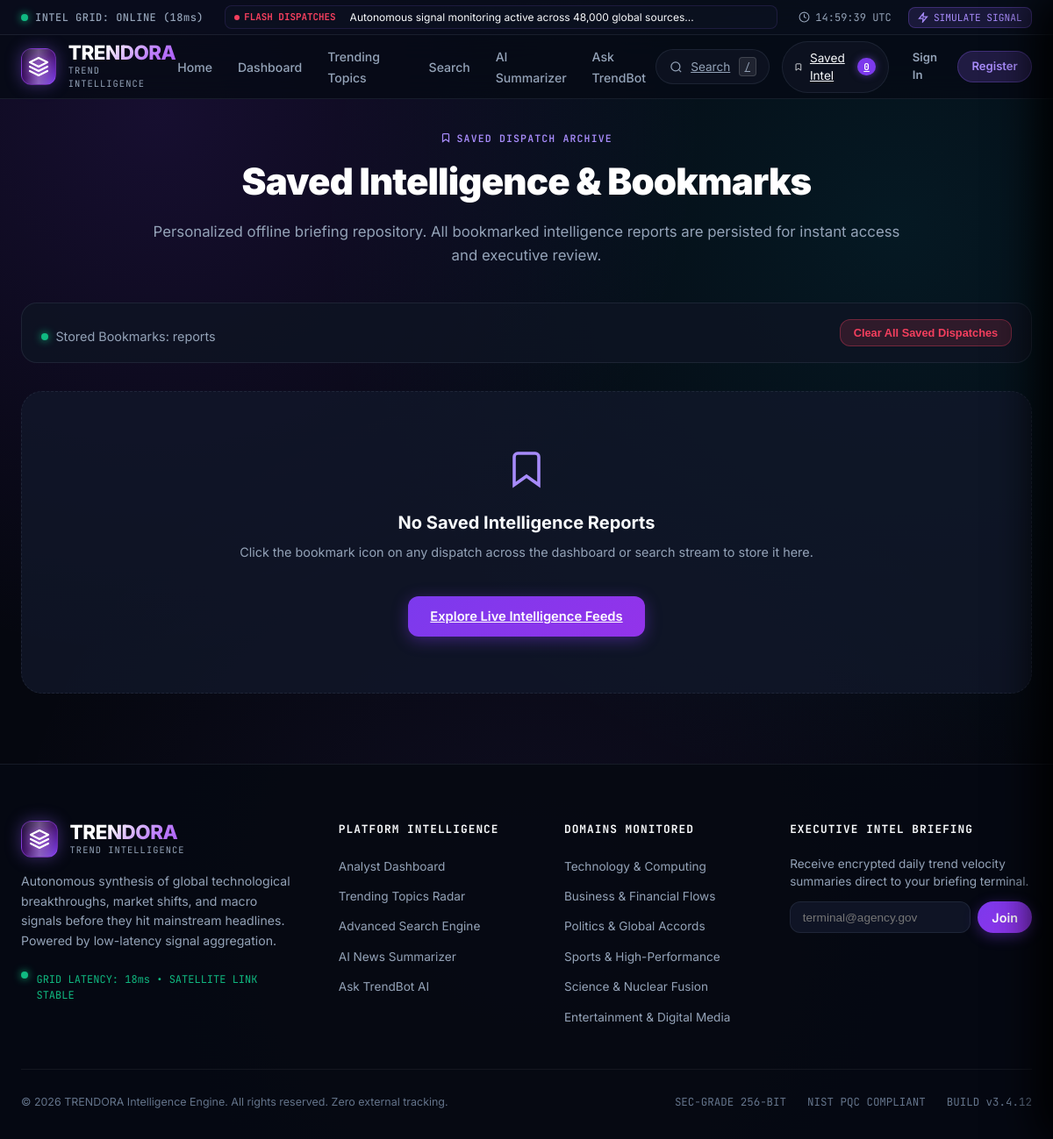
/saved/, run on an earlier commit of the app's database.
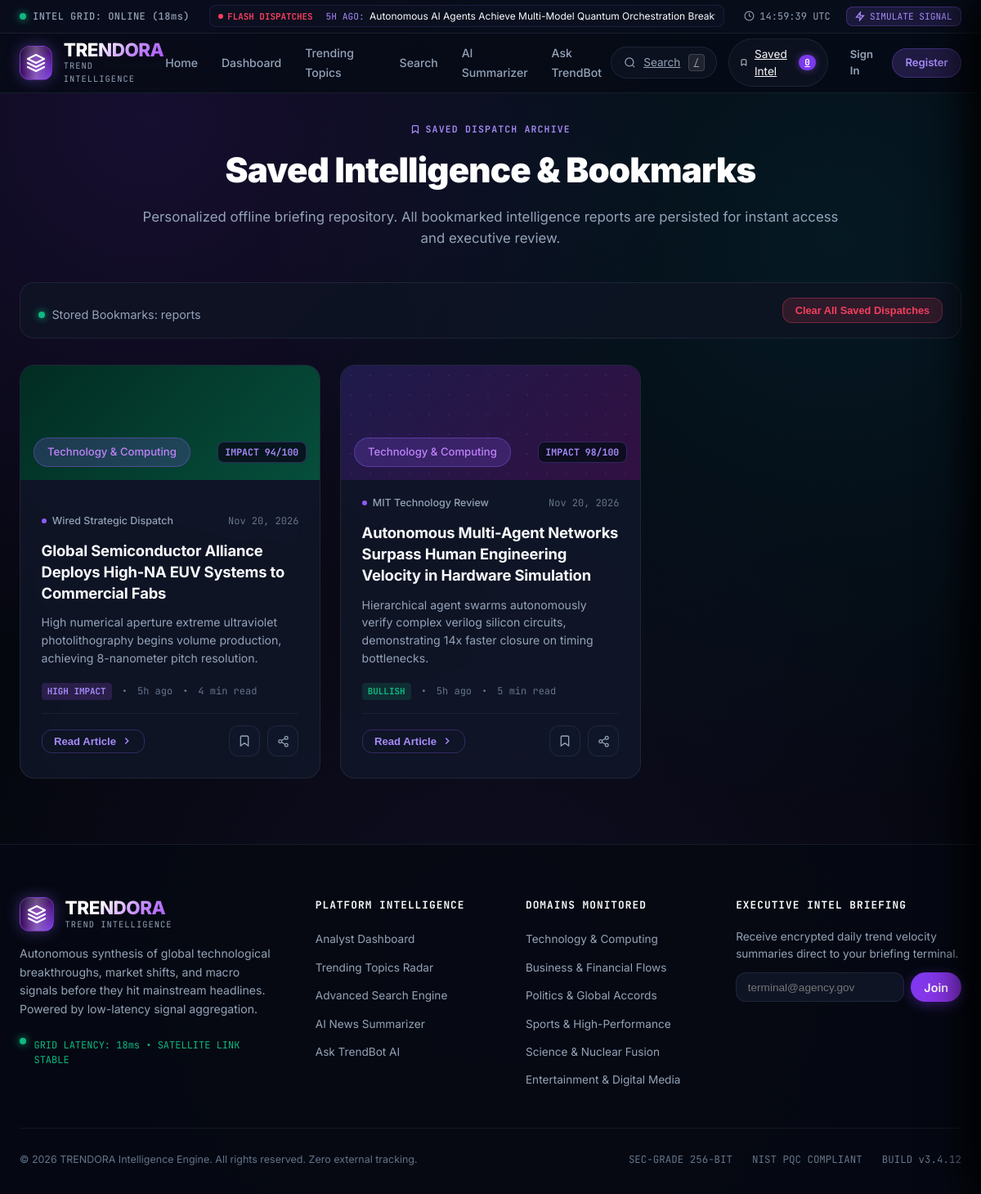
And on a later commit of the database.
### news/models.py (models this page shows, shortened)
class NewsArticle(models.Model):
    SENTIMENT_CHOICES = [
        ('BULLISH', 'Bullish'),
        ('BEARISH', 'Bearish'),
        ('HIGH IMPACT', 'High Impact'),
        ('DEVELOPING', 'Developing'),
        ('NEUTRAL', 'Neutral'),
    ]
    title = models.CharField(max_length=300, db_index=True)
    slug = models.SlugField(max_length=320, unique=True, db_index=True)
    category = models.ForeignKey(NewsCategory, on_delete=models.CASCADE, related_name='articles')
    source = models.ForeignKey(NewsSource, on_delete=models.SET_NULL, null=True, blank=True, related_name='articles')
    source_name = models.CharField(max_length=120, blank=True, default='')
    source_domain = models.CharField(max_length=150, blank=True, default='')
    author = models.CharField(max_length=150, blank=True, default='')
    url = models.URLField(max_length=600, unique=True, db_index=True, help_text='Original canonical article URL')
    image_url = models.URLField(max_length=600, blank=True, default='')
    image_gradient = models.CharField(max_length=120, default='linear-gradient(135deg, #1e1b4b 0%, #311042 100%)')
    hero_pattern = models.CharField(max_length=50, default='neural-grid')
    published_at = models.DateTimeField(default=timezone.now, db_index=True)
    summary = models.TextField(help_text='Executive summary briefing')
    content = models.TextField(help_text='Full article intelligence report')
    key_takeaways_json = models.TextField(default='[]', help_text='JSON array of strategic takeaways')
    read_time_minutes = models.IntegerField(default=4)
    impact_score = models.IntegerField(default=85, db_index=True, help_text='1-100 rating scale')
    velocity_score = models.CharField(max_length=30, default='+240% / 1h')
    sentiment = models.CharField(max_length=20, choices=SENTIMENT_CHOICES, default='HIGH IMPACT')
    related_topic = models.ForeignKey('trends.TrendingTopic', on_delete=models.SET_NULL, null=True, blank=True, related_name='news_articles')
    is_featured = models.BooleanField(default=False, db_index=True)
    is_breaking = models.BooleanField(default=False, db_index=True)
    views_count = models.IntegerField(default=0)
    created_at = models.DateTimeField(auto_now_add=True)
    updated_at = models.DateTimeField(auto_now=True)
    class Meta:
        ordering = ['-published_at']
        indexes = [
            models.Index(fields=['category', '-published_at']),
            models.Index(fields=['-impact_score', '-published_at']),
            models.Index(fields=['is_featured', '-published_at']),
            models.Index(fields=['is_breaking', '-published_at']),
        ]
    def get_time_ago(self):
        diff = timezone.now() - self.published_at
        seconds = diff.total_seconds()
        if seconds < 60:
            return "just now"
        elif seconds < 3600:
            return f"{int(seconds // 60)}m ago"
        elif seconds < 86400:
            return f"{int(seconds // 3600)}h ago"
        else:
            return f"{int(seconds // 86400)}d ago"

class NewsCategory(models.Model):
    name = models.CharField(max_length=80, unique=True)
    slug = models.SlugField(max_length=100, unique=True, db_index=True)
    icon = models.CharField(max_length=50, default='cpu', help_text='Icon identifier e.g. cpu, brief, globe, trophy, orbit, film')
    color_code = models.CharField(max_length=20, default='#8b5cf6')
    badge_class = models.CharField(max_length=50, default='badge-purple')
    description = models.TextField(blank=True)
    order = models.IntegerField(default=0)
    created_at = models.DateTimeField(auto_now_add=True)
    class Meta:
        verbose_name_plural = 'News Categories'
        ordering = ['order', 'name']

### news/views.py (the view)
# urls.py: path('saved/', views.saved_news_view, name='saved_news'),
def saved_news_view(request):
    user = request.user
    if not user.is_authenticated:
        demo = User.objects.filter(username='demo_analyst').first()
        user = demo if demo else User.objects.first()
    saved_instances = SavedArticle.objects.filter(user=user).select_related('article', 'article__category', 'article__source').order_by('-created_at')
    saved_articles = [s.article for s in saved_instances]
    breaking_news = NewsArticle.objects.filter(is_breaking=True).order_by('-published_at')[:6]
    all_categories = NewsCategory.objects.all().order_by('order')
    context = {
        'saved_articles': saved_articles,
        'saved_count': len(saved_articles),
        'breaking_news': breaking_news,
        'all_categories': all_categories,
    }
    return render(request, 'intelligence/saved_news.html', context)

### templates/intelligence/saved_news.html (shortened to what this page needs)
{% extends 'base.html' %}
{% load static %}
{% block content %}
<div class="trend-container" style="padding-top: 2rem;">
  <div class="search-page-header">
    <div class="section-label-pill" style="margin-bottom: 0.6rem;">
      <svg width="12" height="12" viewBox="0 0 24 24" fill="none" stroke="currentColor" stroke-width="2.5">
        <path d="M19 21l-7-5-7 5V5a2 2 0 0 1 2-2h10a2 2 0 0 1 2 2z"></path>
      </svg>
      SAVED DISPATCH ARCHIVE
    </div>
    <h1 class="search-page-title">Saved Intelligence & Bookmarks</h1>
    <p class="search-page-subtitle">
      Personalized offline briefing repository. All bookmarked intelligence reports are persisted for instant access and executive review.
    </p>
  </div>
  <div class="adv-filters-control-bar" style="margin-bottom: 2rem;">
    <div class="adv-filters-left">
      <span style="font-size: 0.9rem; color: var(--text-secondary); display: flex; align-items: center; gap: 0.5rem;">
        <span class="status-indicator-dot"></span>
        <span>Stored Bookmarks: <strong id="savedPageTotalCount" style="color: #fff; font-family: var(--font-mono);">{{ saved_articles.count }}</strong> reports</span>
      </span>
    </div>
    <div class="adv-filters-right">
      <button id="btnClearAllSavedPage" class="btn-danger-intel" style="font-size: 0.8rem; padding: 0.45rem 0.9rem;">
        Clear All Saved Dispatches
      </button>
    </div>
  </div>
  <div class="articles-stream-grid" id="savedNewsGrid" style="margin-bottom: 4rem;">
    {% for article in saved_articles %}
      {% include 'components/news_card.html' with article=article %}
    {% empty %}
      <div class="empty-results-state" id="savedNewsEmptyState">
        <svg class="empty-icon" viewBox="0 0 24 24" fill="none" stroke="currentColor" stroke-width="1.8">
          <path d="M19 21l-7-5-7 5V5a2 2 0 0 1 2-2h10a2 2 0 0 1 2 2z"></path>
        </svg>
        <h3 class="empty-title">No Saved Intelligence Reports</h3>
        <p class="empty-sub">Click the bookmark icon on any dispatch across the dashboard or search stream to store it here.</p>
        <a href="{% url 'intelligence:advanced_search' %}" class="btn-primary-intel" style="margin-top: 1rem; display: inline-flex;">
          Explore Live Intelligence Feeds
        </a>
      </div>
    {% endfor %}
  </div>
</div>
{% endblock %}

### templates/base.html (shortened to what the changed rows need)
{% load static %}
<!DOCTYPE html>
<html lang="en">
<head>
  <link rel="stylesheet" href="{% static 'css/trendora.css' %}">
</head>
<body class="{% block body_class %}{% endblock %}">
  <aside class="top-status-bar" aria-label="System Telemetry">
    <div class="trend-container">
      <div class="status-bar-inner">
        <div class="breaking-ticker-wrapper">
          <div class="ticker-viewport">
            <div class="ticker-track" id="breakingTickerTrack">
              {% for item in breaking_news %}
                <a href="/#{{ item.slug }}" class="ticker-item" data-open-article="{{ item.slug }}">
                  <span class="ticker-time">{{ item.get_time_ago|upper }}:</span>
                  <span>{{ item.title }}</span>
                </a>
              {% empty %}
                <span class="ticker-item">Autonomous signal monitoring active across 48,000 global sources...</span>
              {% endfor %}
            </div>
          </div>
        </div>
      </div>
    </div>
  </aside>
  <main>
    {% block content %}{% endblock %}
  </main>
</body>
</html>

### templates/components/news_card.html (shortened to what this page needs)
<article class="article-intel-card" id="article-card-{{ article.slug }}">
  <div class="card-thumb-banner" style="background: {{ article.image_gradient }};">
    <div class="card-thumb-pattern {{ article.hero_pattern }}"></div>
    <div class="card-thumb-overlay">
      <span class="cat-pill {{ article.category.badge_class }}">{{ article.category.name }}</span>
      <span class="card-thumb-impact">IMPACT {{ article.impact_score }}/100</span>
    </div>
  </div>
  <div class="card-body-content">
    <div class="article-card-header">
      <div class="article-source-row">
        <span class="source-dot" style="background: {{ article.category.color_code }};"></span>
        <span>{{ article.source_name }}</span>
      </div>
      <span class="article-date-stamp">{{ article.published_at|date:"M d, Y" }}</span>
    </div>
    <h3 class="article-card-title" data-open-article="{{ article.slug }}">
      {{ article.title }}
    </h3>
    <p class="article-card-summary">
      {{ article.summary }}
    </p>
    <div class="article-card-meta">
      <span class="sentiment-pill sentiment-{{ article.sentiment|lower|slugify }}">{{ article.sentiment }}</span>
      <span>•</span>
      <span>{{ article.get_time_ago }}</span>
      <span>•</span>
      <span>{{ article.read_time_minutes }} min read</span>
    </div>
    <div class="article-card-actions">
      <button class="read-intel-btn" data-open-article="{{ article.slug }}">
        Read Article
        <svg width="14" height="14" viewBox="0 0 24 24" fill="none" stroke="currentColor" stroke-width="2.5">
          <polyline points="9 18 15 12 9 6"></polyline>
        </svg>
      </button>
      <div class="quick-action-btns">
        <button class="icon-action-btn" data-bookmark-slug="{{ article.slug }}" title="Bookmark Article">
          <svg width="16" height="16" viewBox="0 0 24 24" fill="none" stroke="currentColor" stroke-width="2">
            <path d="M19 21l-7-5-7 5V5a2 2 0 0 1 2-2h10a2 2 0 0 1 2 2z"></path>
          </svg>
        </button>
        <button class="icon-action-btn" data-share-slug="{{ article.slug }}" title="Share Article">
        </button>
      </div>
    </div>
  </div>
</article>

What changed in the data, as far as the page shows it:
added NewsArticle: get_time_ago "5H AGO", title "Autonomous AI Agents Achieve Multi-Model Quantum Orchestration…"
added NewsArticle: category.name "Technology & Computing", impact_score "94", source_name "Wired Strategic Dispatch", published_at "Nov 20, 2026", title "Global Semiconductor Alliance Deploys High-NA EUV Systems to Commercial Fabs", summary "High numerical aperture extreme ultraviolet photolithography begins volume production, achieving 8-nanometer pitch resolution.", sentiment "HIGH IMPACT", get_time_ago "5h ago", read_time_minutes "4", shown under "Saved Intelligence & Bookmarks"
added NewsArticle: category.name "Technology & Computing", impact_score "98", source_name "MIT Technology Review", published_at "Nov 20, 2026", title "Autonomous Multi-Agent Networks Surpass Human Engineering Velocity in Hardware Simulation", summary "Hierarchical agent swarms autonomously verify complex verilog silicon circuits, demonstrating 14x faster closure on timing bottlenecks.", sentiment "BULLISH", get_time_ago "5h ago", read_time_minutes "5", shown under "Saved Intelligence & Bookmarks"
Also different on the page:
text no longer shown: "Autonomous signal monitoring active across 48,000 global sources... No Saved Intelligence Reports Click the bookmark icon on any dispatch across the dashboard or search stream to store it here. Explore Live Intelligence Feeds"
